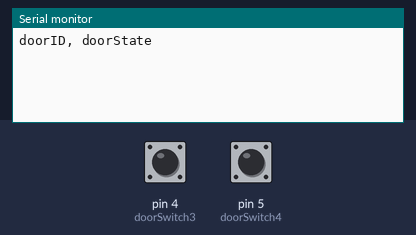
Simulated run of this sketch. Board: Arduino Uno, built with avr-gcc and run on an emulated ATmega328P. On the bench: the last lines printed to the serial monitor. Inputs (shaded band) come from the test bench; at power-on: pin 4 (doorSwitch3) HIGH, pin 5 (doorSwitch4) HIGH.

Above: at 2.3 s.
2.4 s: pin 4 (doorSwitch3) pulled LOW for 0.75 s
At 4.1 s:
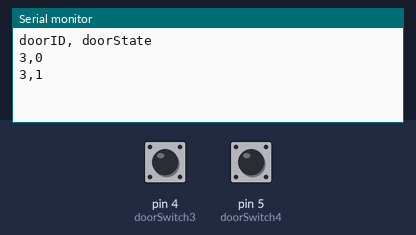
5.1 s: pin 5 (doorSwitch4) pulled LOW for 0.75 s
At 7.1 s:
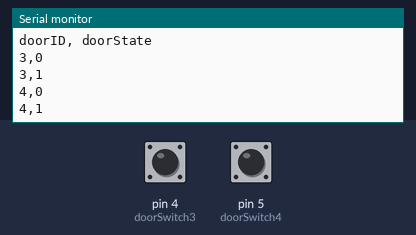

The sketch:

SIE558_FinalProject_Arduino2.ino
```cpp
/*
  SIE558 - Final Project Arduino#2 program
The frig sensor has two magnetic door switches. Program will check door #3 and if
status #3 changed then take pic and send to pi (doorID, pictureID, sensorValue, sensorVoltage).
It will also check door #4 and if status #4 changed then take pic and send to pi (doorID,
pictureID, sensorValue, sensorVoltage). Pictures will be stored on SD card for now.

 The circuit:
 * magnetic door switch #3 connected to digital pin 4
 * magnetic door switch #4 connected to digital pin 5
 * camera is attached to ??

 */

const int doorSwitch3 = 4;    // select the input pin for the door switch #1
const int doorSwitch4 = 5;    // select the input pin for the door switch #2
int doorState3 = 1;  // variable to store the value coming from the sensor #1
int lastDoorState3 = 1;  // variable to store the last value coming from the sensor #1
int doorState4 = 1;  // variable to store the value coming from the sensor #2
int lastDoorState4 = 1;  // variable to store the last value coming from the sensor #1

void setup() {
  Serial.begin(9600);
  Serial.println("doorID, doorState");
}

void loop() {
  // delay
  delay(300);
  // read the value from the sensor:
  doorState3 = digitalRead(doorSwitch3);
  if (doorState3 != lastDoorState3) {
    // if the state has changed and door is open
    String doorObs3 = "3," + String(doorState3);
    Serial.println(doorObs3);
    // Delay a little bit to avoid bouncing
    delay(300);
  }
  // save the current state as the last state, for next time through the loop
  lastDoorState3 = doorState3;

  // delay
  delay(300);
  // read the value from the sensor:
  doorState4 = digitalRead(doorSwitch4);
  if (doorState4 != lastDoorState4) {
    // if the state has changed and door is open
    String doorObs4 = "4," + String(doorState4);
    Serial.println(doorObs4);
  }
  // save the current state as the last state, for next time through the loop
  lastDoorState4 = doorState4;
}
```

Measured:
- after the input at 2.4 s, the serial monitor: prints a new line after 0.30 s (image 1)
- after the input at 5.1 s, the serial monitor: prints a new line after 0.30 s (image 2)
